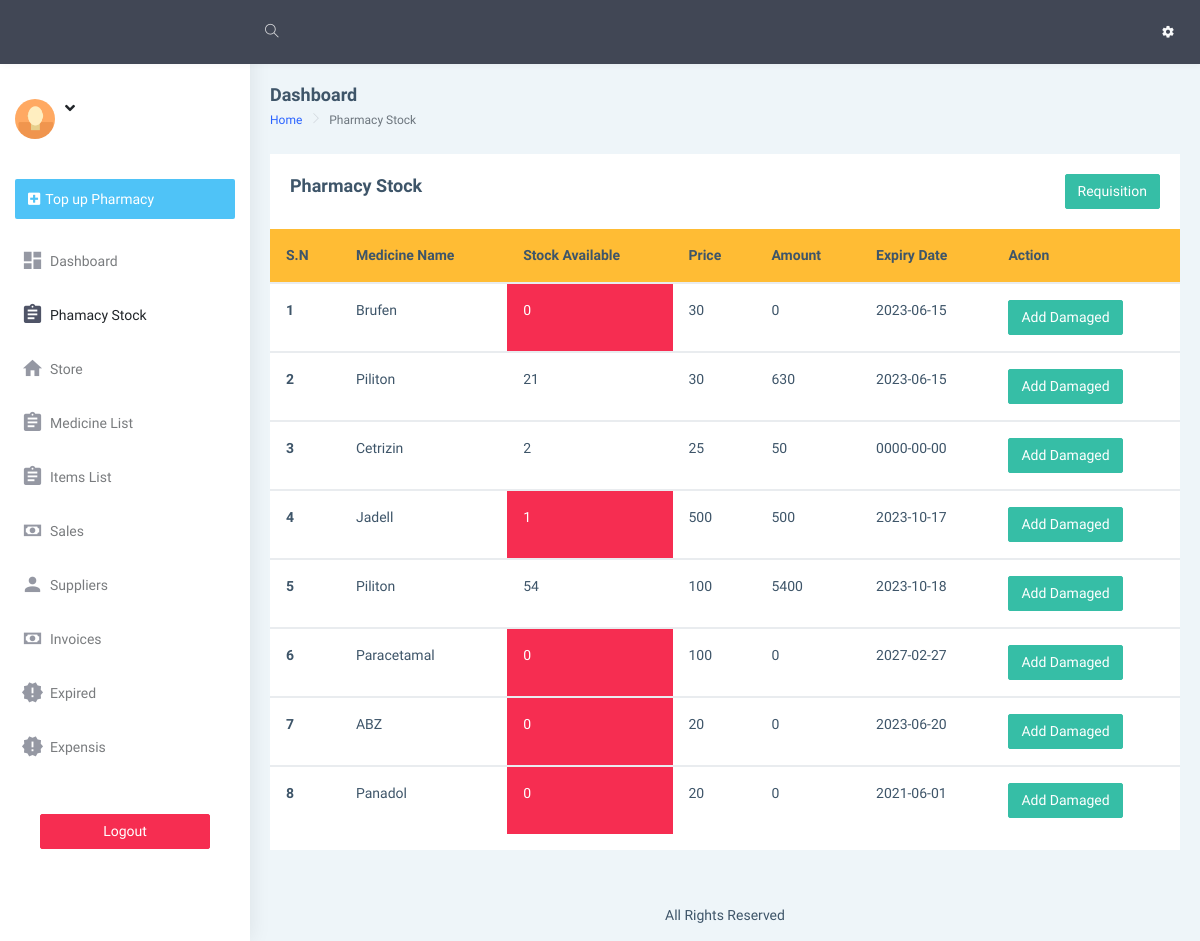
The page /dashboard/pharmacy_stock.php on the database its author committed.
### tables this page shows
CREATE TABLE `pharmacy_stock` (
  `id` int(10) NOT NULL,
  `medicine_name` varchar(255) NOT NULL,
  `pharmacy_Qty` varchar(255) NOT NULL DEFAULT '0',
  `expiry_date` date NOT NULL DEFAULT current_timestamp(),
  `amount` varchar(255) NOT NULL,
  `stock_out` varchar(255) NOT NULL,
  `price` varchar(255) NOT NULL DEFAULT '0',
  `capacity` varchar(255) NOT NULL,
  `type` varchar(255) NOT NULL,
  `sale_date` varchar(200) NOT NULL,
  `dosage_sold` varchar(255) NOT NULL,
  `dosage` varchar(255) NOT NULL,
  `price_dosage` varchar(255) NOT NULL DEFAULT '0',
  `app` varchar(255) NOT NULL,
  `half_dosage_price` int(11) NOT NULL
);

### dashboard/pharmacy_stock.php (the view, shortened to what this page needs)
<!DOCTYPE html>
<html dir="ltr" lang="en">
<?php
require "includes/head.php";
?>
<body>
    <div id="main-wrapper" data-layout="vertical" data-navbarbg="skin5" data-sidebartype="full"
        data-sidebar-position="absolute" data-header-position="absolute" data-boxed-layout="full">
        <?php require "includes/header.php"?>
       <?php require "includes/aside.php";?>
        <div class="page-wrapper">
            <div class="page-breadcrumb">
                <div class="row align-items-center">
                    <div class="col-5">
                        <h4 class="page-title">Dashboard</h4>
                        <div class="d-flex align-items-center">
                            <nav aria-label="breadcrumb">
                                <ol class="breadcrumb">
                                    <li class="breadcrumb-item"><a href="index.php">Home</a></li>
                                    <li class="breadcrumb-item active" aria-current="page">Pharmacy Stock</li>
                                </ol>
                            </nav>
                        </div>
                    </div>
                </div>
            </div>
            <div class="container-fluid">
                <div class="row">
                    <div class="col-12">
                        <div class="card">
                            <div class="card-body">
                                <div class="d-md-flex align-items-center">
                                    <div>
                                        <h4 class="card-title">Pharmacy Stock </h4>
                                    </div>
                                    <div class="ml-auto">
                                       <a href="manage_pharmacy.php" class="btn btn-success"> Requisition </a>
                                    </div>
                                </div>
                            </div>
                            <div class="table-responsive">
                                <table class="table v-middle">
                                    <thead>
                                        <tr class="bg-warning">
                                            <th class="border-top-0">S.N</th>
                                            <th class="border-top-0">Medicine Name</th>
                                            <th class="border-top-0">Stock Available</th>
                                            <th class="border-top-0">Price</th>
                                            <th class="border-top-0">Amount</th>
                                            <th class="border-top-0">Expiry Date</th>
                                            <th class="border-top-0 col-span-2">Action</th>
                                        </tr>
                                    </thead>
                                    <?php
                                                        require "includes/conn.php";
																			if(isset($_GET['page']))
																				{
																					$page = $_GET['page'];
																				}
																				else
																				{
																					$page = 1;
																				}
																				$num_per_page = 10;
																				$start_from = ($page-1)*10;
                                                        $sql ="SELECT * FROM pharmacy_stock limit $start_from,$num_per_page";
                                                        $res = mysqli_query($conn,$sql);
                                                        if ($res == TRUE) {
                                                            $count = mysqli_num_rows($res);
                                                            $sn=1;
                                                            if($count > 0){
                                                                while ($rows=mysqli_fetch_assoc($res)) {
                                                                    $id=$rows['id'];
                                                                    $medicine_name=$rows['medicine_name'];
                                                                    $pharmacy_Qty=$rows['pharmacy_Qty'];
                                                                    $price=$rows['price'];
                                                                    $expiry_date=$rows['expiry_date'];
                                                                    $price_dosage=$rows['price_dosage'];
                                                                    $dosage_sold=$rows['dosage_sold'];
                                                               ?>
                                    <tbody id="output">
                                        <tr>
                                            <th scope="row"><?php echo $sn++; ?></th>
                                            <td><?php echo $medicine_name; ?></td>
                                            <?php
                                            if ( $dosage_sold =="Yes") {
                                            if ($pharmacy_Qty < 2) {
                                                ?>
                                                <td class='text-white text-bold bg-danger'><?php echo $pharmacy_Qty ?></td>
                                              <?php
                                            }else {
                                                ?>
                                                <td class=' text-bold '><?php echo $pharmacy_Qty ?></td>
                                              <?php
                                            }
                                           }else {
                                               if ($pharmacy_Qty < 2) {
                                                ?>
                                                <td class='text-white text-bold bg-danger'><?php echo $pharmacy_Qty  ?></td>
                                              <?php
                                               }else {
                                                ?>
                                                <td class=' text-bold '><?php echo $pharmacy_Qty  ?></td>
                                              <?php
                                               }
                                           }
                                            ?>
                                            <?php
                                           if ($dosage_sold == "Yes") {
                                          ?>
                                                    <td class=' text-bold '><?php echo $price_dosage?> </td>
                                          <?php
                                           }else {
                                            ?>
                                               <td><?php echo $price; ?></td>
                                            <?php
                                           }
                                            ?>
                                            <?php
                                           if ($dosage_sold == "Yes") {
                                          ?>
                                                    <td class=' text-bold '><?php echo $price_dosage * $pharmacy_Qty ?> </td>
                                          <?php
                                           }else {
                                            ?>
                                             <td><?php echo $price * $pharmacy_Qty; ?></td>
                                            <?php
                                           }
                                            ?>
                                            <td><?php echo $expiry_date; ?></td>
                                            <td>
                                            <a  href="update_pharmacy.php?id=<?php echo "$id"?>" class="btn btn-success" type="button">Add Damaged</a>
                                             </td>
                                        </tr>
                                    </tbody>
                                    <?php
										}
									}
								}
							?>
                                </table>
                            </div>
                        </div>
                    </div>
                </div>
            </div>
            <footer class="footer text-center">
                All Rights Reserved
            </footer>
        </div>
    </div>
</body>
</html>

### rows shown on the page
pharmacy_stock: medicine_name "Brufen", pharmacy_Qty "0", price "30", $price*$pharmacy_Qty "0", expiry_date "2023-06-15"
pharmacy_stock: medicine_name "Piliton", pharmacy_Qty "21", price "30", $price * $pharmacy_Qty "630", expiry_date "2023-06-15"
pharmacy_stock: medicine_name "Cetrizin", pharmacy_Qty "2", price "25", $price * $pharmacy_Qty "50", expiry_date "0000-00-00"
pharmacy_stock: medicine_name "Jadell", pharmacy_Qty "1", price "500", $price*$pharmacy_Qty "500", expiry_date "2023-10-17"
pharmacy_stock: medicine_name "Piliton", pharmacy_Qty "54", price_dosage "100", $price_dosage * $pharmacy_Qty "5400", expiry_date "2023-10-18"
pharmacy_stock: medicine_name "Paracetamal", pharmacy_Qty "0", price "100", $price*$pharmacy_Qty "0", expiry_date "2027-02-27"
pharmacy_stock: medicine_name "ABZ", pharmacy_Qty "0", price "20", $price*$pharmacy_Qty "0", expiry_date "2023-06-20"
pharmacy_stock: medicine_name "Panadol", pharmacy_Qty "0", price "20", $price*$pharmacy_Qty "0", expiry_date "2021-06-01"
